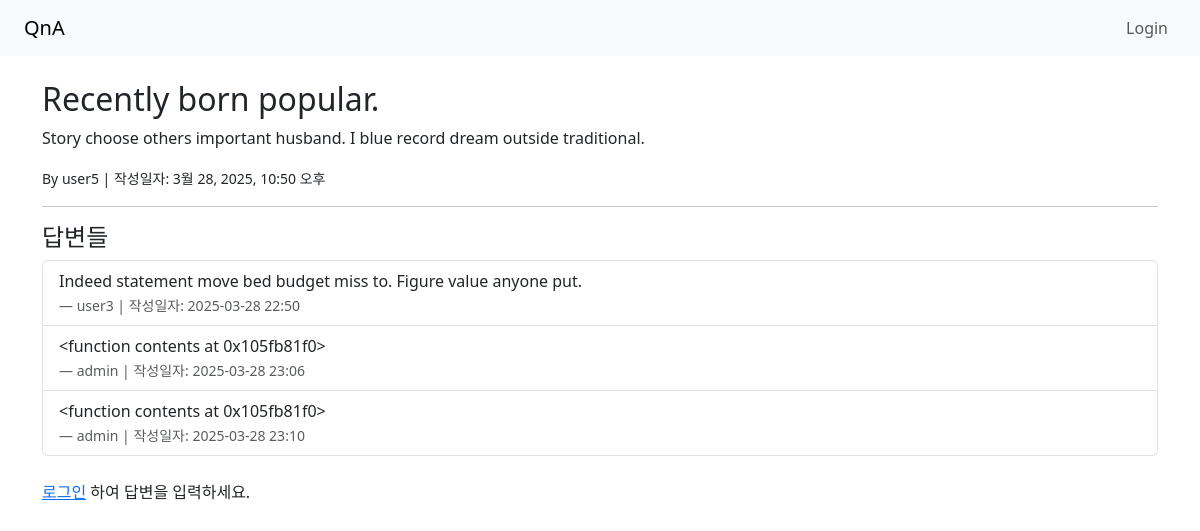
The page /question/19/ on the database as committed earlier.
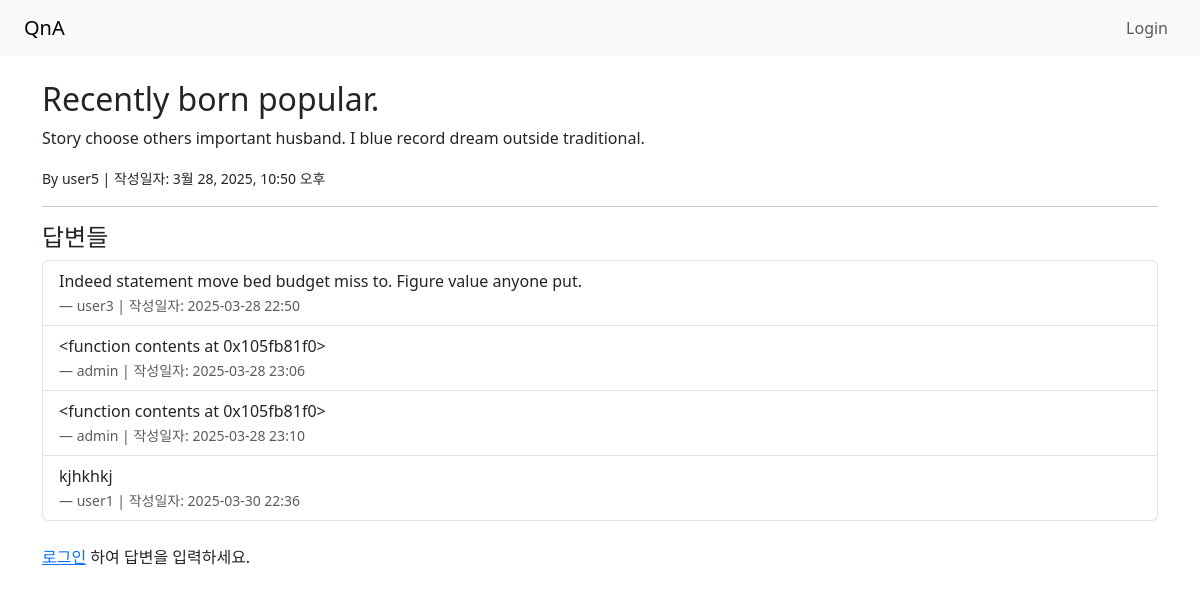
The same page on the database as committed later.
### qa/models.py (models this page shows, shortened)
class Question(models.Model):
    title = models.CharField(max_length=200)
    content = models.TextField()
    author = models.ForeignKey(User, on_delete=models.CASCADE)
    created_at = models.DateTimeField(auto_now=True)

class Answer(models.Model):
    question = models.ForeignKey(Question, on_delete=models.CASCADE, related_name='answers')
    content = models.TextField()
    author = models.ForeignKey(User, on_delete=models.CASCADE)
    created_at = models.DateTimeField(auto_now=True)

### qa/views.py (the view, shortened to what this page needs)
# urls.py: path('question/<int:pk>/', views.question_detail, name='question_detail'),
def question_detail(request, pk):
    question = get_object_or_404(Question, pk=pk)
    return render(request, 'qa/question_detail.html', {'question':question})

### qa/templates/qa/question_detail.html
{% extends 'qa/base.html' %}
{% block content %}
<h2>{{ question.title }}</h2>
<p>{{ question.content }}</p>
<p><small>By {{ question.author.username }} | 작성일자: {{ question.created_at }}
</small></p>
<hr>
<h4>답변들</h4>
<ul class="list-group mb-4">
    {% for answer in question.answers.all %}
        <li class="list-group-item">
            {{ answer.content }}<br>
            <small class="text-muted">— {{ answer.author.username }} | 작성일자: {{ answer.created_at|date:"Y-m-d H:i" }}</small>
        </li>
    {% empty %}
    <li class="list-group-item">아직 답변이 없습니다.</li>
    {% endfor %}
</ul>
{% if user.is_authenticated %}
<h5>답변 작성하기</h5>
<form method="post">
    {% csrf_token %}
    <div class="mb-3">
        <textarea name="content" class="form-control" rows="4" placeholder="여기에 답변을 입력하세요..."></textarea>
    </div>
    <button type="submit" class="btn btn-success">답변 입력</button>
</form>
{% else %}
<p><a href="{% url 'login' %}">로그인</a> 하여 답변을 입력하세요.</p>
{% endif %}
{% endblock %}

### qa/templates/qa/base.html (shortened to what this page needs)
<!DOCTYPE html>
<html lang="en">
<head>
    <link href="https://cdn.jsdelivr.net/npm/bootstrap@5.3.2/dist/css/bootstrap.min.css" rel="stylesheet">
</head>
<body>
    <nav class="navbar navbar-expand-lg navbar-light bg-light px-4">
        <a class="navbar-brand" href="/">QnA</a>
        <div class="collapse navbar-collapse">
            <ul class="navbar-nav ms-auto">
                {% if user.is_authenticated %}
                    <li class="nav-item">
                        <span class="nav-link">👤 {{ user.username }}</span>
                    </li>
                <li class="nav-item">
                    <a class="nav-link" href="{% url 'ask_question' %}">질문 하기</a>
                </li>
                <li class="nav-item">
                    <form action="{% url 'logout' %}" method="post" class="d-inline">
                        {% csrf_token %}
                        <button type="submit" class="btn btn-link nav-link" style="display:inline;">로그아웃</button>
                    </form>
                </li>
                {% else %}
                    <li class="nav-item">
                        <a class="nav-link" href="{% url 'login' %}">Login</a>
                    </li>
                {% endif %}
            </ul>
        </div>
    </nav>
    <div class="container mt-4">
        {% block content %}
        {% endblock %}
    </div>
</body>
</html>

Rows that differ between the two databases and show on the page:
added Answer: content "kjhkhkj", author.username "user1", created_at "2025-03-30 22:36"
